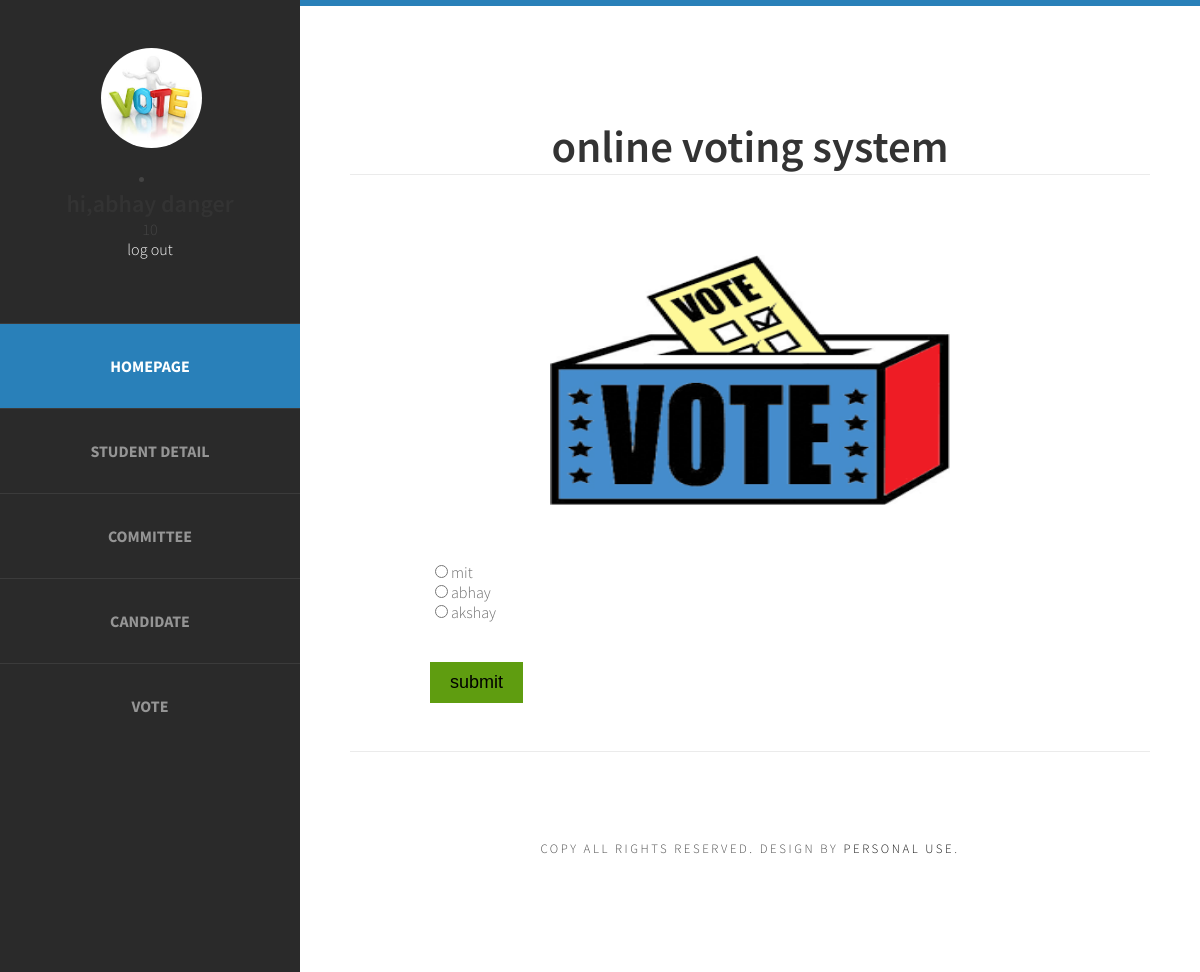
The page /SOURCECODE/project/vote.php (signed in) on the database its author committed.
### tables this page shows
CREATE TABLE `candidate` (
  `c_id` int(3) NOT NULL,
  `c_fnm` varchar(200) NOT NULL,
  `c_gender` varchar(20) NOT NULL,
  `c_bd` varchar(20) NOT NULL,
  `c_mno` int(12) NOT NULL,
  `c_email` varchar(40) NOT NULL,
  `c_cource` varchar(16) NOT NULL,
  `c_committee` varchar(30) NOT NULL,
  `c_time` bigint(20) NOT NULL,
  `c_status` int(1) NOT NULL DEFAULT 1
);

### SOURCECODE/project/vote.php (the view, shortened to what this page needs)
<?php
	include("include/header.php");
?>
<div id="featured">
			<div class="title">
				<h1>
				<img src="images/givevote.png" height="250px" width="400px"/>
				</h1>
			</div>
			<ul class="style1">
			<form action="vote_process.php" method="post" class="form">
<?php
		include("include/config.php");
		$c_q="select * from candidate";
		$c_res=mysqli_query($link,$c_q);
		while($link=mysqli_fetch_array($c_res))
		{
				$c_id=$link[0];
				$c_fnm=$link[1];
?>
	<tr>
		<td>
		<input type="radio" name="cid" value='<?php echo $c_id; ?>' /><?php echo $c_fnm; ?></br>
	</tr>
	<?php } ?>
<table>
		<input type="submit" name="submit" class="btn-submit" value="submit" />
</table>
	 </div>
		<?php
		include("include/footer.php");
	?>

### SOURCECODE/project/default.css (style rules this page uses)
html, body { height: 100%; }
body { margin: 0px; padding: 0px; background: #202020; font-family: 'Source Sans Pro', sans-serif; font-size: 12pt; font-weight: 300; color: #444444; }
h1, h2, h3 { margin: 0; padding: 0; font-weight: 600; color: #333333; }
p, ol, ul { margin-top: 0; }
ol, ul { padding: 0; list-style: none; }
ul.style1 { margin: 0 auto; padding: 0; width: 80%; overflow: hidden; list-style: none; text-align: left; color: #6c6c6c }
.box1, .box2, .box3, { float: left; margin-right: 20px; }
.boxA, .boxB, { float: left; margin-right: 20px; }
.title { margin-bottom: 3em; }
#featured { overflow: hidden; margin-bottom: 3em; padding-top: 5em; border-top: 1px solid rgba(0,0,0,0.08); }
.btn-submit { color:black; font-size:18px; border: none; padding: 10px 20px; background:#5F9D10;; cursor: pointer; }

### rows shown on the page
candidate: c_fnm "mit"
candidate: c_fnm "abhay"
candidate: c_fnm "akshay"

### other values the page prints
$_SESSION['client']['id'] "10"
